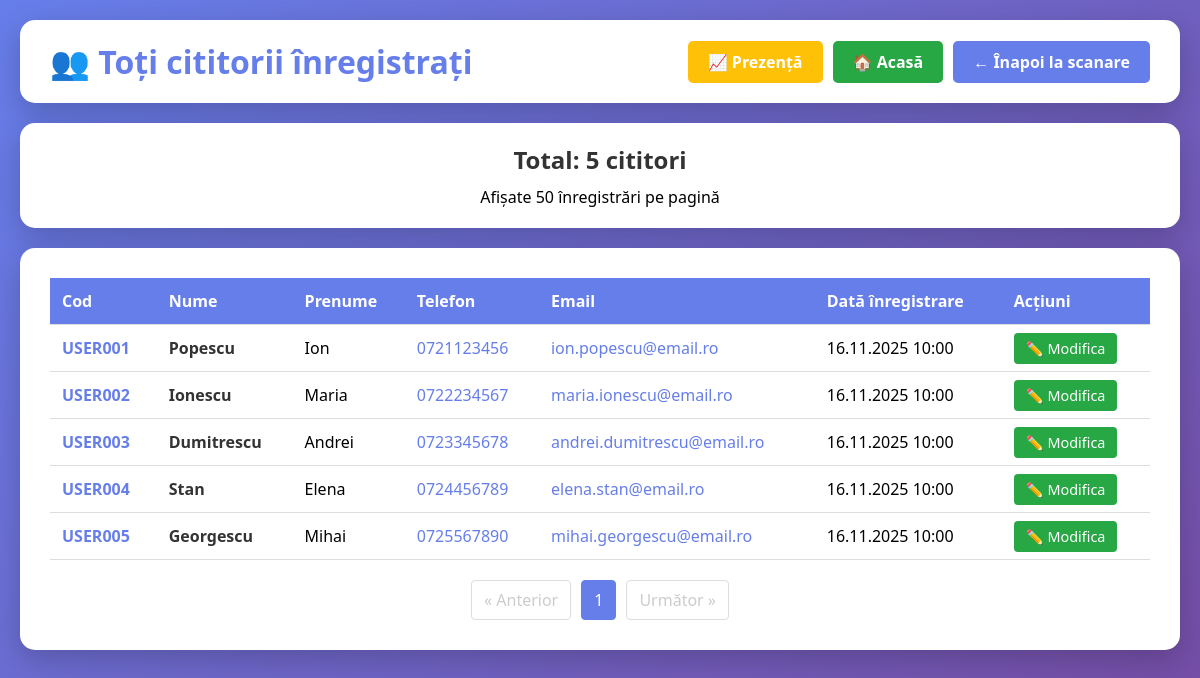
The page /cititori.php on the database its author committed.
### tables this page shows
CREATE TABLE IF NOT EXISTS cititori (
    id INT AUTO_INCREMENT PRIMARY KEY,
    cod_bare VARCHAR(50) UNIQUE NOT NULL,
    nume VARCHAR(100) NOT NULL,
    prenume VARCHAR(100) NOT NULL,
    telefon VARCHAR(20),
    email VARCHAR(100),
    data_inregistrare TIMESTAMP DEFAULT CURRENT_TIMESTAMP,
    INDEX idx_cod_bare (cod_bare)
);

### cititori.php (the view, shortened to what this page needs)
<?php
require_once 'config.php';
$records_per_page = 50;
$page = isset($_GET['page']) ? (int)$_GET['page'] : 1;
$page = max(1, $page);
$offset = ($page - 1) * $records_per_page;
$total_records = $pdo->query("SELECT COUNT(*) FROM cititori")->fetchColumn();
$total_pages = ceil($total_records / $records_per_page);
$stmt = $pdo->prepare("
    SELECT
        id,
        cod_bare,
        nume,
        prenume,
        telefon,
        email,
        data_inregistrare
    FROM cititori
    ORDER BY data_inregistrare DESC
    LIMIT ? OFFSET ?
");
$stmt->bindValue(1, $records_per_page, PDO::PARAM_INT);
$stmt->bindValue(2, $offset, PDO::PARAM_INT);
$stmt->execute();
$cititori = $stmt->fetchAll();
$prev_page = $page > 1 ? $page - 1 : null;
$next_page = $page < $total_pages ? $page + 1 : null;
function generatePaginationLink($page_num, $current_page) {
    $active_class = ($page_num == $current_page) ? 'active' : '';
    return "<a href=\"?page=$page_num\" class=\"$active_class\">$page_num</a>";
}
?>
<!DOCTYPE html>
<html lang="ro">
<head>
</head>
<body>
    <div class="container">
        <div class="header">
            <h1>👥 Toți cititorii înregistrați</h1>
		<div class="header-buttons">
			<a href="raport_prezenta.php" class="home-btn" style="background: #ffc107;">📈 Prezență</a>
			<a href="index.php" class="home-btn">🏠 Acasă</a>
			<a href="index.php" class="back-btn">← Înapoi la scanare</a>
		</div>
        </div>
        <div class="stats">
            <h2>Total: <?php echo number_format($total_records); ?> cititori</h2>
            <p>Afișate <?php echo $records_per_page; ?> înregistrări pe pagină</p>
        </div>
        <div class="content">
            <?php if (count($cititori) > 0): ?>
                <table>
                    <thead>
                        <tr>
                            <th>Cod</th>
                            <th>Nume</th>
                            <th>Prenume</th>
                            <th>Telefon</th>
                            <th>Email</th>
                            <th>Dată înregistrare</th>
                            <th>Acțiuni</th>
                        </tr>
                    </thead>
                    <tbody>
                        <?php foreach ($cititori as $cititor): ?>
                            <tr>
                                <td><span class="reader-code"><?php echo htmlspecialchars($cititor['cod_bare']); ?></span></td>
                                <td><span class="reader-name"><?php echo htmlspecialchars($cititor['nume']); ?></span></td>
                                <td><?php echo htmlspecialchars($cititor['prenume']); ?></td>
                                <td class="contact-info">
                                    <?php if ($cititor['telefon']): ?>
                                        <a href="tel:<?php echo htmlspecialchars($cititor['telefon']); ?>">
                                            <?php echo htmlspecialchars($cititor['telefon']); ?>
                                        </a>
                                    <?php else: ?>
                                        -
                                    <?php endif; ?>
                                </td>
                                <td class="contact-info">
                                    <?php if ($cititor['email']): ?>
                                        <a href="mailto:<?php echo htmlspecialchars($cititor['email']); ?>">
                                            <?php echo htmlspecialchars($cititor['email']); ?>
                                        </a>
                                    <?php else: ?>
                                        -
                                    <?php endif; ?>
                                </td>
                                <td><?php echo date('d.m.Y H:i', strtotime($cititor['data_inregistrare'])); ?></td>
                                <td><a href="editare_cititor.php?id=<?php echo $cititor['id']; ?>" class="action-btn">✏️ Modifica</a></td>
                            </tr>
                        <?php endforeach; ?>
                    </tbody>
                </table>
                <div class="pagination">
                    <?php if ($prev_page): ?>
                        <a href="?page=<?php echo $prev_page; ?>">&laquo; Anterior</a>
                    <?php else: ?>
                        <span class="disabled">&laquo; Anterior</span>
                    <?php endif; ?>
                    <?php
                    $start_page = max(1, $page - 2);
                    $end_page = min($total_pages, $page + 2);
                    for ($i = $start_page; $i <= $end_page; $i++) {
                        echo generatePaginationLink($i, $page);
                    }
                    ?>
                    <?php if ($next_page): ?>
                        <a href="?page=<?php echo $next_page; ?>">Următor &raquo;</a>
                    <?php else: ?>
                        <span class="disabled">Următor &raquo;</span>
                    <?php endif; ?>
                </div>
            <?php else: ?>
                <div class="no-data">📭 Nu există cititori înregistrați</div>
            <?php endif; ?>
        </div>
    </div>
</body>
</html>

### cititori.php (style rules this page uses)
* { margin: 0; padding: 0; box-sizing: border-box; }
body { font-family: 'Segoe UI', Tahoma, Geneva, Verdana, sans-serif; background: linear-gradient(135deg, #667eea 0%, #764ba2 100%); min-height: 100vh; padding: 20px; }
.container { max-width: 1400px; margin: 0 auto; }
.header { background: white; border-radius: 15px; padding: 20px 30px; margin-bottom: 20px; box-shadow: 0 10px 30px rgba(0,0,0,0.2); display: flex; justify-content: space-between; align-items: center; }
.header h1 { color: #667eea; font-size: 2em; }
.header-buttons { display: flex; gap: 10px; }
.home-btn, .back-btn { padding: 10px 20px; color: white; text-decoration: none; border-radius: 5px; transition: background 0.3s; font-weight: 600; }
.home-btn { background: #28a745; }
.back-btn { background: #667eea; }
.stats { background: white; border-radius: 15px; padding: 20px; margin-bottom: 20px; box-shadow: 0 10px 30px rgba(0,0,0,0.2); text-align: center; }
.stats h2 { color: #333; margin-bottom: 10px; }
.content { background: white; border-radius: 15px; padding: 30px; box-shadow: 0 10px 30px rgba(0,0,0,0.2); }
table { width: 100%; border-collapse: collapse; margin-bottom: 20px; }
th, td { padding: 12px; text-align: left; border-bottom: 1px solid #ddd; }
th { background: #667eea; color: white; font-weight: 600; }
.action-btn { padding: 6px 12px; background: #28a745; color: white; text-decoration: none; border-radius: 4px; font-size: 0.9em; transition: background 0.3s; }
.pagination { display: flex; justify-content: center; align-items: center; gap: 10px; margin-top: 20px; }
.pagination a, .pagination span { padding: 8px 12px; border: 1px solid #ddd; border-radius: 4px; text-decoration: none; color: #667eea; transition: all 0.3s; }
.pagination .active { background: #667eea; color: white; border-color: #667eea; }
.pagination .disabled { color: #ccc; cursor: not-allowed; }
.reader-code { font-weight: bold; color: #667eea; }
.reader-name { font-weight: 600; color: #333; }
.contact-info { color: #666; }
.contact-info a { color: #667eea; text-decoration: none; }

### rows shown on the page
cititori: cod_bare "USER001", nume "Popescu", prenume "Ion", telefon "0721123456", email "ion.popescu@email.ro", data_inregistrare "16.11.2025 10:00"
cititori: cod_bare "USER002", nume "Ionescu", prenume "Maria", telefon "0722234567", email "maria.ionescu@email.ro", data_inregistrare "16.11.2025 10:00"
cititori: cod_bare "USER003", nume "Dumitrescu", prenume "Andrei", telefon "0723345678", email "andrei.dumitrescu@email.ro", data_inregistrare "16.11.2025 10:00"
cititori: cod_bare "USER004", nume "Stan", prenume "Elena", telefon "0724456789", email "elena.stan@email.ro", data_inregistrare "16.11.2025 10:00"
cititori: cod_bare "USER005", nume "Georgescu", prenume "Mihai", telefon "0725567890", email "mihai.georgescu@email.ro", data_inregistrare "16.11.2025 10:00"

### other values the page prints
$total_records "5"
$records_per_page "50"
